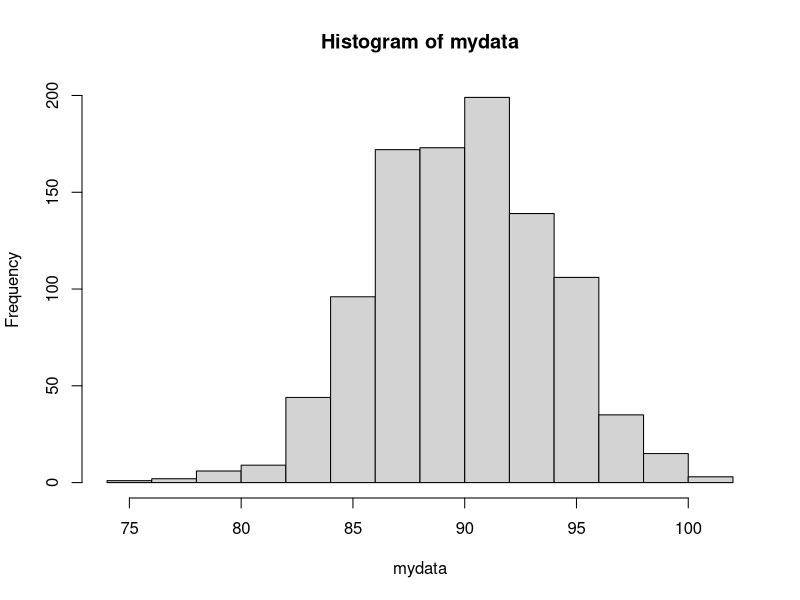
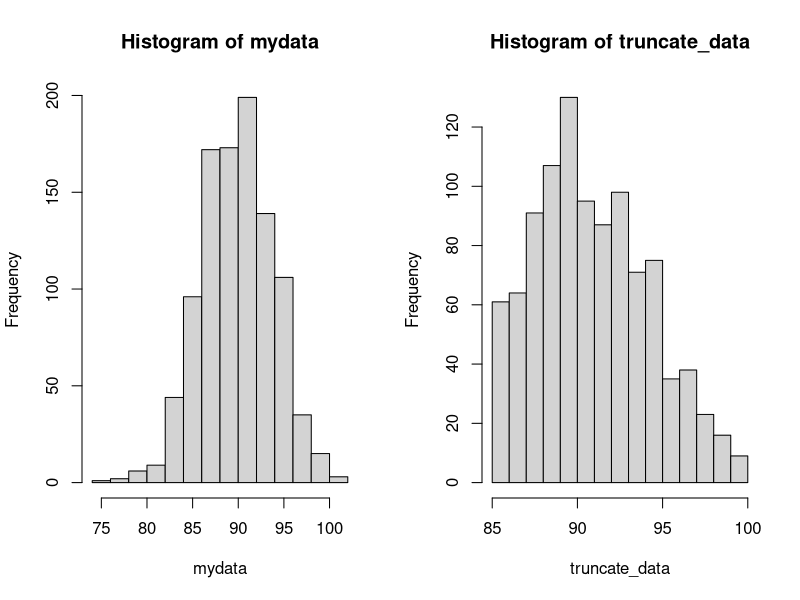
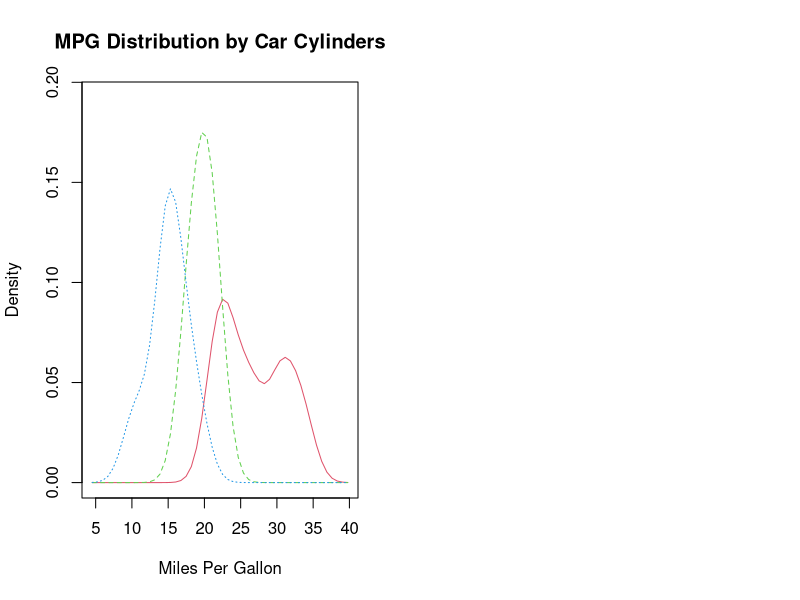

Recreate these plots in R, in order. (Note: this script raises an error after producing the figures.)
install.packages(truncnorm)
library(truncnorm)
mydata <- rnorm(n=1000, mean = 90, sd = 4)
par(mfrow=c(1,1))
hist(mydata)
truncate_data <- rtruncnorm(n = 1000, a = 85, b = 100, mean = 90, sd = 4)
par(mfrow=c(1,2))
hist(mydata)
hist(truncate_data)


library(sm)
attach(mtcars)

# Compare MPG distributions for cars with
# 4,6, or 8 cylinders

attach(mtcars)

# create value labels
cyl.f <- factor(cyl, levels= c(4,6,8),
                labels = c("4 cylinder", "6 cylinder", "8 cylinder"))

# plot densities
sm.density.compare(mpg, cyl, xlab="Miles Per Gallon")
title(main="MPG Distribution by Car Cylinders")

# add legend via mouse click
colfill<-c(2:(2+length(levels(cyl.f))))
legend(locator(1), levels(cyl.f), fill=colfill)
